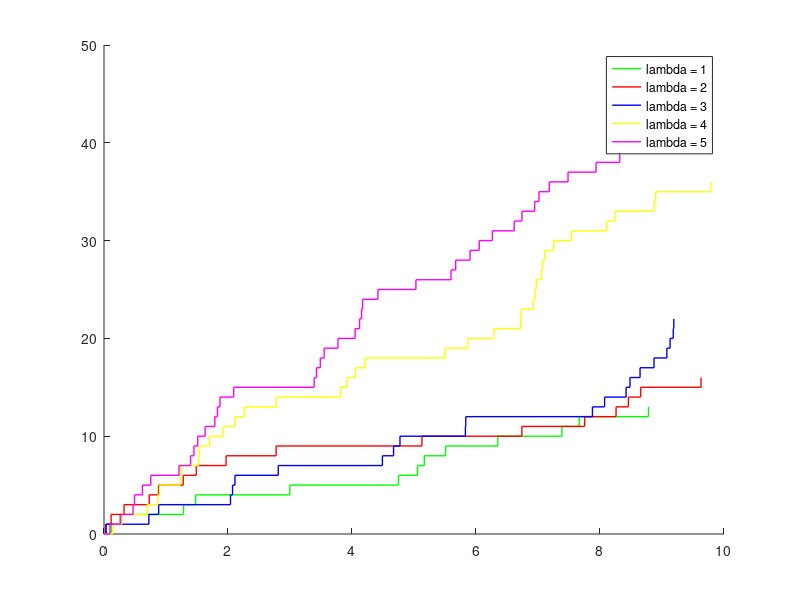

Here is the MATLAB script that generated this plot:
clear all;
%algorytm 1
lambda = 2;
colors = ['g', 'r', 'b', 'y', 'm']
for i=1:5
I = 0;
t=0;
T=10;
S = [];
lambda = i;
while 1
    rand_ = unifrnd(0,1);
    t = t-1/lambda * log(rand_);
    if t>T
        break;
    end
    I = I+1;
    S = [S t];
end
hold on;
s = [0 S];
stairs(s, [0:length(s)-1], colors(i),'LineWidth',1);
%hold on;
end
legend('lambda = 1', 'lambda = 2', 'lambda = 3', 'lambda = 4', 'lambda = 5')
%plot(s, lambda*s, 'k')


%algorytm 2
T=10;
lambda = 2;
n = poissrnd(lambda*T);
while n==0
    n = poissrnd(lambda*T);
end
data = unifrnd(0,T,1,n);
S = sort(data);
%stairs([0 S], [0:n],'LineWidth',1);
t = [0:T];
w_0 = t*lambda;

hold on;

%plot(t,w_0,'LineWidth',1);